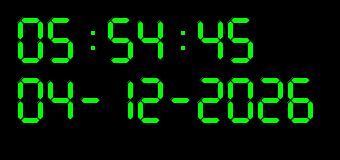
Frame 1 (no input)
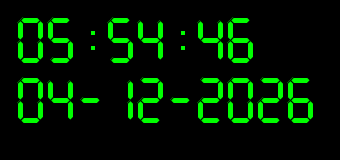
Frame 60 (the mouse pressed at the canvas centre just before this capture)
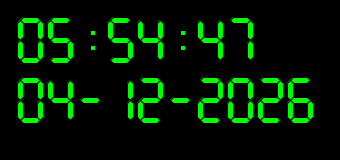
Frame 120 (the mouse held since frame 60 and released just before this capture)

The Processing sketch that drew these frames (run headless with seeded random() and noise(); from frame 60 on, the mouse is pressed at the canvas centre):

// Processing sketch: LCD
// ── LCD.pde

digit digit;

void setup () {
  size(340,160);
  digit = new digit();
  digit.x1 =20;
  digit.y1 =20;
  digit.w =20;
  }
  
  void draw() {
    background(0);
   String s = clock();
    digit.y1 = 20;
    digit.display(s);
    digit.y1 =80;
    digit.display(dat());
    }
    
    class digit{
      int x1; //начало Х
      int y1; //начало У
      int h; // не исп.
      int w; //высота символа в пикс
      int g; //равно х1
      
    void hor(int x,int y) {
    int h= int(0.3*w);
    fill(0,255,0);
    beginShape();
    vertex(x, y);
    vertex(x+0.15*w, y-0.5*h);
    vertex(x+0.85*w, y-0.5*h);
    vertex(x+w, y);
    vertex(x+0.85*w, y+0.5*h);
    vertex(x+0.15*w, y+0.5*h);
    vertex(x, y); 
    endShape(CLOSE);
      }
      
    void wert(int x,int y) {
    fill(0,255,0);
    int h= int(0.3*w);
    beginShape();
    vertex(x, y);
    vertex(x+0.5*h, y+0.15*w);
    vertex(x+0.5*h, y+0.85*w);
    vertex(x,y+w);
    vertex(x-0.5*h,y+0.85*w);
    vertex(x-0.5*h,y+0.15*w);
    vertex(x, y);
    endShape();
      }
    void sq() {
    fill(255); 
   int h= int(0.3*w); 
    rect(x1-0.47*h,y1-0.47*h,w+h,2*w+h);
    }  
    void point() {
     rect(x1+1.15*w,y1+2*w,0.25*w,0.25*w); 

    }
    
    void twoPoint() {
     rect(x1+0.5*w,y1+0.5*w,0.25*w,0.25*w); 
     rect(x1+0.5*w,y1+1.25*w,0.25*w,0.25*w); 
    }
      
      void d0() {
        hor(x1,y1);
        hor(x1,y1+2*w);
        wert(x1+w,y1); 
        wert(x1+w,y1+w); 
        wert(x1,y1); 
        wert(x1,y1+w); 
        
      }
      
      void d1() {
      wert(x1+w,y1); 
      wert(x1+w,y1+w); 
      }
      
      void d2() {
       hor(x1,y1);
      wert(x1+w,y1); 
       hor(x1,y1+w);
      wert(x1,y1+w); 
       hor(x1,y1+2*w); 
      }
      
      void d3() {
       hor(x1,y1);
      wert(x1+w,y1); 
       hor(x1,y1+w);
      wert(x1+w,y1+w); 
       hor(x1,y1+2*w); 
      }
      void d4() {
       //hor(x1,y1);
      wert(x1+w,y1); 
      wert(x1,y1); 
       hor(x1,y1+w);
      wert(x1+w,y1+w); 
       
      }
      
      void d5() {
       hor(x1,y1);
       wert(x1,y1); 
       hor(x1,y1+w);
       wert(x1+w,y1+w); 
       hor(x1,y1+2*w); 
      }
      
      void d6() {
       hor(x1,y1);
       wert(x1,y1); 
       hor(x1,y1+w);
       wert(x1+w,y1+w); 
       hor(x1,y1+2*w); 
       wert(x1,y1+w);
      }
      void d7() {
      hor(x1,y1);  
      wert(x1+w,y1); 
      wert(x1+w,y1+w); 
      }
     void d8() {
       wert(x1+w,y1); 
       hor(x1,y1);
       wert(x1,y1); 
       hor(x1,y1+w);
       wert(x1+w,y1+w); 
       hor(x1,y1+2*w); 
       wert(x1,y1+w);
      } 
       void d9() {
       wert(x1+w,y1); 
       hor(x1,y1);
       wert(x1,y1); 
       hor(x1,y1+w);
       wert(x1+w,y1+w); 
       hor(x1,y1+2*w); 
       
      } 
      
       void dp() {
        hor(x1,y1+w);
       } 
      
      void display(String s) {
         for (int i=0;i<s.length();i++) {
          x1 =g + int(i*w*1.5)+int(w);
          razr(s.charAt(i));
        }
      }
      
      void razr(char s) {
        if (s=='0') d0();
        if (s=='1') d1();
        if (s=='2') d2();
        if (s=='3') d3();
        if (s=='4') d4();
        if (s=='5') d5();
        if (s=='6') d6();
        if (s=='7') d7();
        if (s=='8') d8();
        if (s=='9') d9();
        if (s=='-') dp();
        if (s=='.') point();
        if (s==':') twoPoint();
      }
    }
    
String clock() {
 
 //text(fwZero(day())+"-"+fwZero(month())+"-"+year(),cpx,cpy); 
 int m=0;
 int h=0;
   m = minute();
   h = hour();
return (fwZero(h)+":"+fwZero(m)+":"+fwZero(second())); 
}

String dat(){
 return fwZero(day())+"-"+fwZero(month())+"-"+year();
}
 
//блок вспомогательных функций  
String fwZero(int z) {
  if (z<10 & z!=0) {
    return "0"+str(z);
  }
    else if (z>=10) {
    return str(z);  
    }
    else if (z==0) {
    return "00";  
    }
    else return "";
}
